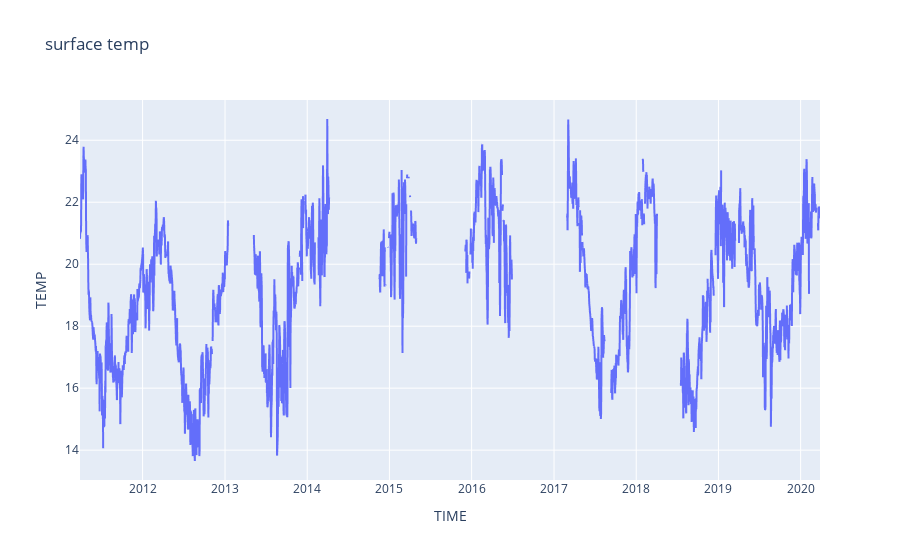
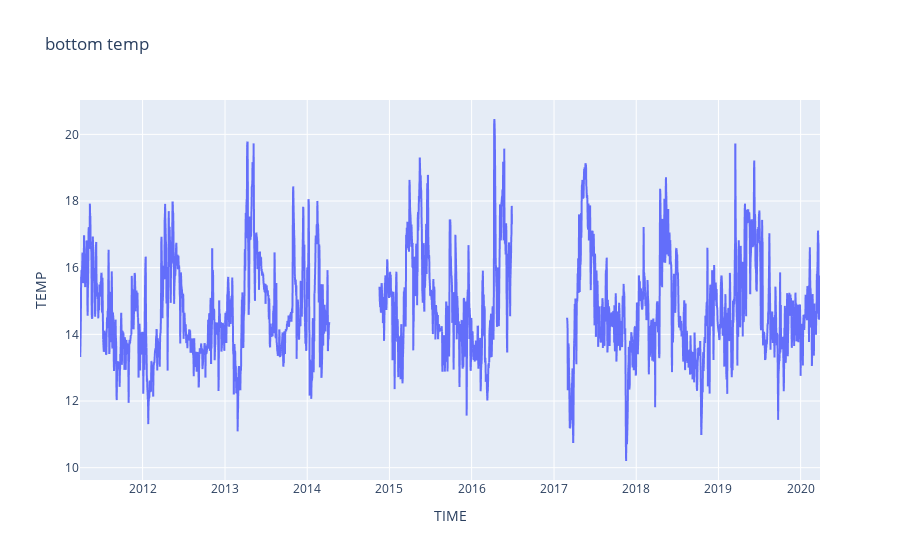

The notebook cell saved with these charts, in order:
### Code cell
# Better graph?
# Using plotly.express

import plotly.express as px
#df = pd.read_csv('https://raw.githubusercontent.com/plotly/datasets/master/finance-charts-apple.csv')
# fig = px.line(df, x='Date', y='Temp') ..nope
# fig = px.line(df)  ..maybe
fig = px.line(surface_temp_1D,  y = "TEMP", title = 'surface temp')
fig.show()
fig = px.line(bottom_temp_1D, y = "TEMP", title = 'bottom temp')
fig.show()

### Figure 1 — Plotly figure (JSON) as saved in the notebook; plotly's stock layout.template omitted (floating-point values rounded to 4 significant figures; data arrays with more than 128 entries replaced by an {"elided": "..."} marker saying what was removed)
{"data": [{"hovertemplate": "TIME=%{x}<br>TEMP=%{y}<extra></extra>", "legendgroup": "", "line": {"color": "#636efa", "dash": "solid"}, "mode": "lines", "name": "", "showlegend": false, "type": "scattergl", "x": {"elided": "3287 str values"}, "xaxis": "x", "y": {"elided": "3287 float values"}, "yaxis": "y"}], "layout": {"legend": {"tracegroupgap": 0}, "title": {"text": "surface temp"}, "xaxis": {"anchor": "y", "domain": [0, 1], "title": {"text": "TIME"}}, "yaxis": {"anchor": "x", "domain": [0, 1], "title": {"text": "TEMP"}}}}

### Figure 2 — Plotly figure (JSON) as saved in the notebook; plotly's stock layout.template omitted (floating-point values rounded to 4 significant figures; data arrays with more than 128 entries replaced by an {"elided": "..."} marker saying what was removed)
{"data": [{"hovertemplate": "TIME=%{x}<br>TEMP=%{y}<extra></extra>", "legendgroup": "", "line": {"color": "#636efa", "dash": "solid"}, "mode": "lines", "name": "", "showlegend": false, "type": "scattergl", "x": {"elided": "3287 str values"}, "xaxis": "x", "y": {"elided": "3287 float values"}, "yaxis": "y"}], "layout": {"legend": {"tracegroupgap": 0}, "title": {"text": "bottom temp"}, "xaxis": {"anchor": "y", "domain": [0, 1], "title": {"text": "TIME"}}, "yaxis": {"anchor": "x", "domain": [0, 1], "title": {"text": "TEMP"}}}}
